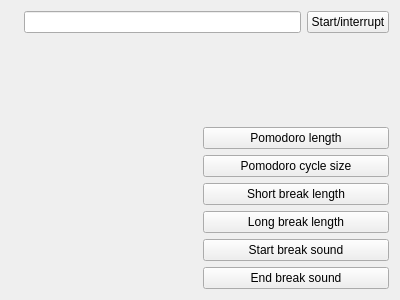
<?xml version="1.0" encoding="UTF-8"?>
<ui version="4.0">
 <class>MainWindow</class>
 <widget class="QWidget" name="MainWindow">
  <property name="geometry">
   <rect>
    <x>0</x>
    <y>0</y>
    <width>400</width>
    <height>300</height>
   </rect>
  </property>
  <property name="windowTitle">
   <string>Form</string>
  </property>
  <layout class="QVBoxLayout" name="verticalLayout_2">
   <item>
    <layout class="QHBoxLayout" name="horizontalLayout">
     <item>
      <widget class="QLabel" name="icon">
       <property name="text">
        <string/>
       </property>
      </widget>
     </item>
     <item>
      <widget class="QLineEdit" name="state"/>
     </item>
     <item>
      <widget class="QPushButton" name="startOrInterrupt">
       <property name="text">
        <string>Start/interrupt</string>
       </property>
      </widget>
     </item>
    </layout>
   </item>
   <item>
    <widget class="QLabel" name="statistics">
     <property name="text">
      <string/>
     </property>
    </widget>
   </item>
   <item>
    <layout class="QHBoxLayout" name="horizontalLayout_2">
     <item>
      <widget class="QLabel" name="description">
       <property name="text">
        <string/>
       </property>
      </widget>
     </item>
     <item>
      <layout class="QVBoxLayout" name="verticalLayout">
       <item>
        <widget class="QPushButton" name="pomodoroLength">
         <property name="text">
          <string>Pomodoro length</string>
         </property>
        </widget>
       </item>
       <item>
        <widget class="QPushButton" name="pomodoroCycleSize">
         <property name="text">
          <string>Pomodoro cycle size</string>
         </property>
        </widget>
       </item>
       <item>
        <widget class="QPushButton" name="shortBreakLength">
         <property name="text">
          <string>Short break length</string>
         </property>
        </widget>
       </item>
       <item>
        <widget class="QPushButton" name="longBreakLength">
         <property name="text">
          <string>Long break length</string>
         </property>
        </widget>
       </item>
       <item>
        <widget class="QPushButton" name="startSound">
         <property name="text">
          <string>Start break sound</string>
         </property>
        </widget>
       </item>
       <item>
        <widget class="QPushButton" name="endSound">
         <property name="text">
          <string>End break sound</string>
         </property>
        </widget>
       </item>
      </layout>
     </item>
    </layout>
   </item>
  </layout>
 </widget>
 <resources/>
 <connections/>
</ui>
